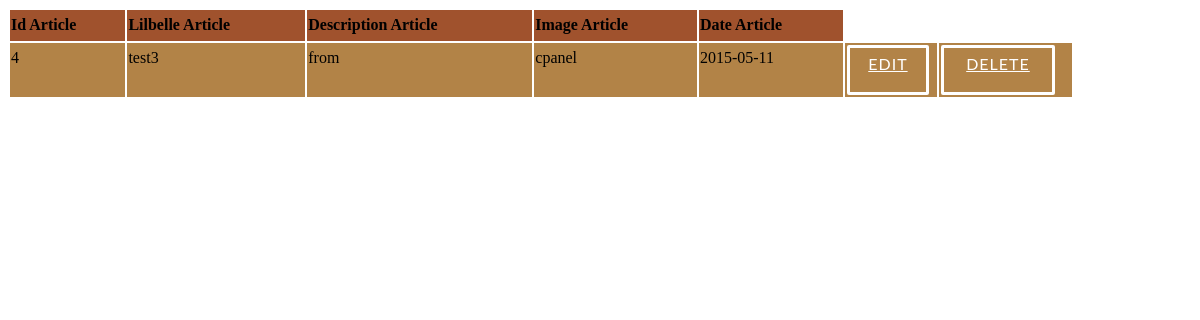
The page /pfc/cpanel/article/list.php on the database its author committed.
### tables this page shows
CREATE TABLE IF NOT EXISTS `article` (
  `id_article` int(11) NOT NULL AUTO_INCREMENT,
  `lilbelle_article` varchar(50) NOT NULL,
  `description_article` text NOT NULL,
  `image_article` varchar(200) NOT NULL,
  `date_article` date NOT NULL,
  PRIMARY KEY (`id_article`)
);

### pfc/cpanel/article/list.php (the view, shortened to what this page needs)
<HTML>
	<head>
		<link rel="stylesheet" type="text/css" href="../css/view_style.css">
	</head>
<?php
echo "<table border=0 class='view' >";
echo "<tr>";
echo "<td><b>Id Article</b></td>";
echo "<td><b>Lilbelle Article</b></td>";
echo "<td><b>Description Article</b></td>";
echo "<td><b>Image Article</b></td>";
echo "<td><b>Date Article</b></td>";
echo "</tr>";
$result = mysql_query("SELECT * FROM `article`") or trigger_error(mysql_error());
while($row = mysql_fetch_array($result)){
foreach($row AS $key => $value) { $row[$key] = stripslashes($value); }
echo "<tr>";
echo "<td valign='top'>" . nl2br( $row['id_article']) . "</td>";
echo "<td valign='top'>" . nl2br( $row['lilbelle_article']) . "</td>";
echo "<td valign='top'>" . nl2br( $row['description_article']) . "</td>";
echo "<td valign='top'>" . nl2br( $row['image_article']) . "</td>";
echo "<td valign='top'>" . nl2br( $row['date_article']) . "</td>";
echo "<td valign='top'>
<a href=edit.php?id_article={$row['id_article']} class='popup-button' >Edit</a>
</td>
<td>
<a href=delete.php?id_article={$row['id_article']} class='popup-button'>Delete</a>
</td> ";
echo "</tr>";
}
echo "</table>";
echo "<a href=new.php class='popup-button' >New Row</a>";
?>

### pfc/cpanel/css/view_style.css (style rules this page uses)
table { width: 90%; margin :0; height: auto; }
tbody tr:nth-child(even) { background-color: #B28347 !important; line-height : 1.8em; font-size: 100%; }
tbody tr:nth-child(odd) { background-color: #A0522D !important; line-height : 1.8em; font-size: 100%; }
.popup-button { border: 3px solid #FFF !important; padding: 2px !important; background: transparent !important; color: #FFF !important; font-family: 'Lato', Calibri, Arial, sans-serif; font-size: 1em !important; letter-spacing: 1px !important; text-transform: uppercase !important; cursor: pointer !important; display: inline-block !important; width : 80% !important; max-width : 150px; min-height : 40px; margin: 1px !important; border-radius: 2px !important; text-align: center; -webkit-transition: all 0.3s !important; -o-transition: all 0.3s !important; transition: all 0.3s !important; }

### rows shown on the page
article: id_article "4", lilbelle_article "test3", description_article "from", image_article "cpanel", date_article "2015-05-11"
